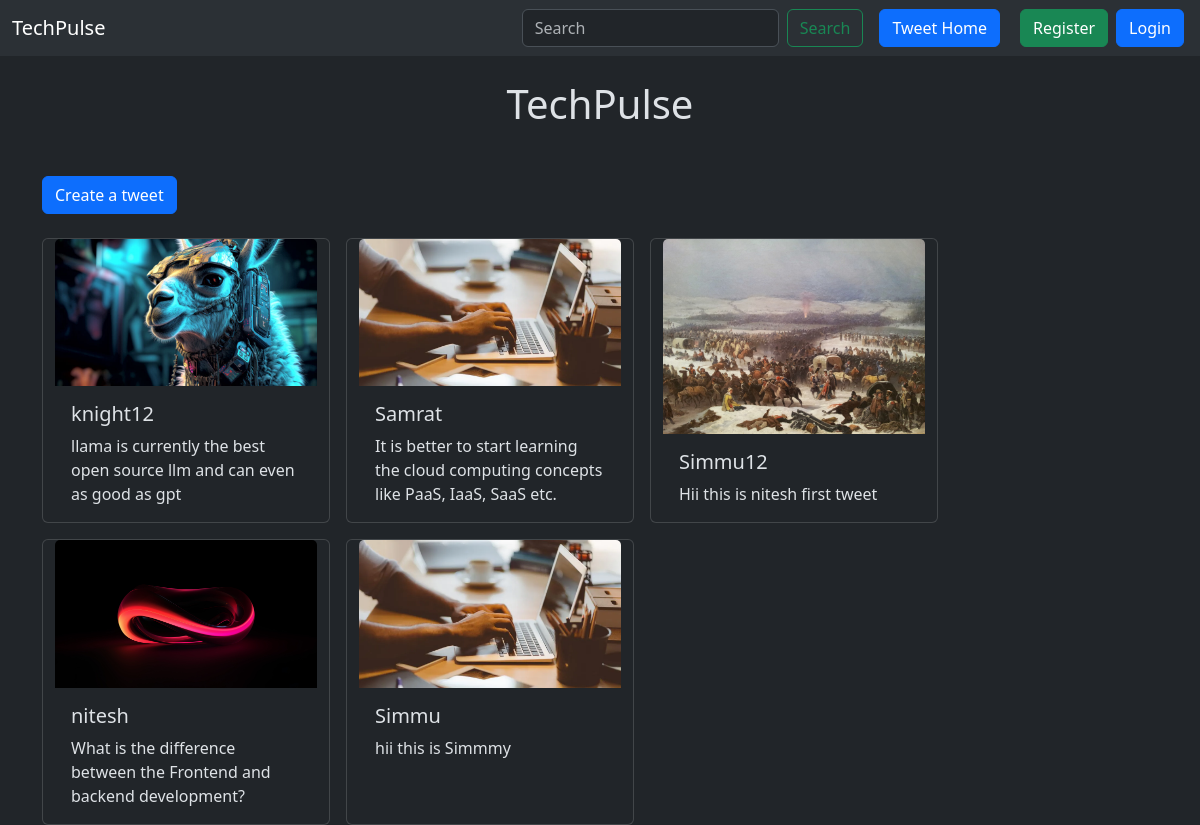
Screenshot of /tweet/ with the database file from the repository.
### tweet/models.py (models this page shows, shortened)
class Tweet(models.Model):
    user = models.ForeignKey(User, on_delete=models.CASCADE)
    text = models.TextField(max_length=230)
    photo = models.ImageField(upload_to='photos/', blank=True, null=True)
    created_at = models.DateTimeField(auto_now_add=True)
    updated_at = models.DateTimeField(auto_now=True)

### tweet/views.py (the view)
# urls.py: path('', views.tweet_list, name = 'tweet_list'),
def tweet_list(request):
    tweets = Tweet.objects.all().order_by('-created_at')
    return render(request, 'tweet_list.html', {'tweets': tweets})

### tweet/templates/tweet_list.html (shortened to what this page needs)
{% extends "layout.html" %}
{% block content %}
<h1 class="text-center m-4">TechPulse</h1>
<a class = "btn btn-primary my-4" href = "{% url 'tweet_create' %}">Create a tweet</a>
<div class="container row gap-3">
{% for tweet in tweets %}
<div class="card" style="width: 18rem;">
    <img src="{{tweet.photo.url}}" class="card-img-top" alt="...">
    <div class="card-body">
      <h5 class="card-title">{{tweet.user.username}}</h5>
      <p class="card-text">{{tweet.text}}</p>
    </div>
  </div>
{% endfor %}
</div>
{% endblock %}

### templates/layout.html (shortened to what this page needs)
{% load static %}
<!DOCTYPE html>
<html lang="en" data-bs-theme="dark">
<head>
    <link href="https://cdn.jsdelivr.net/npm/bootstrap@5.3.3/dist/css/bootstrap.min.css" rel="stylesheet">
</head>
<body>
    <nav class="navbar navbar-expand-lg bg-body-tertiary">
        <div class="container-fluid">
          <a class="navbar-brand" href="#">TechPulse</a>
          <div class="collapse navbar-collapse" id="navbarSupportedContent">
            <form class="d-flex" role="search">
              <input class="form-control me-2" type="search" placeholder="Search" aria-label="Search">
              <button class="btn btn-outline-success" type="submit">Search</button>
            </form>
            <a href="{% url 'tweet_list' %}" class="btn btn-primary mx-3">Tweet Home</a>
            {% if user.is_authenticated %}
            <form action="{% url 'logout' %}" method="post">
              {% csrf_token %}
              <button type="submit" class="btn btn-danger">Logout</button>
            </form>
            {%else%}
            <a href="{% url 'register' %}" class="btn btn-success mx-1">Register</a>
            <a href="{% url 'login' %}" class="btn btn-primary mx-1">Login</a>
            {% endif %}
          </div>
        </div>
      </nav>
    <div class="container">
        {% block content %}{% endblock %}
    </div>
</body>
</html>

### rows the page displays
Tweet: photo (picture), user.username "knight12", text "llama is currently the best open source llm and can even as good as gpt"
Tweet: photo (picture), user.username "Samrat", text "It is better to start learning the cloud computing concepts like PaaS, IaaS, SaaS etc."
Tweet: photo (picture), user.username "Simmu12", text "Hii this is nitesh first tweet"
Tweet: photo (picture), user.username "nitesh", text "What is the difference between the Frontend and backend development?"
Tweet: photo (picture), user.username "Simmu", text "hii this is Simmmy"
